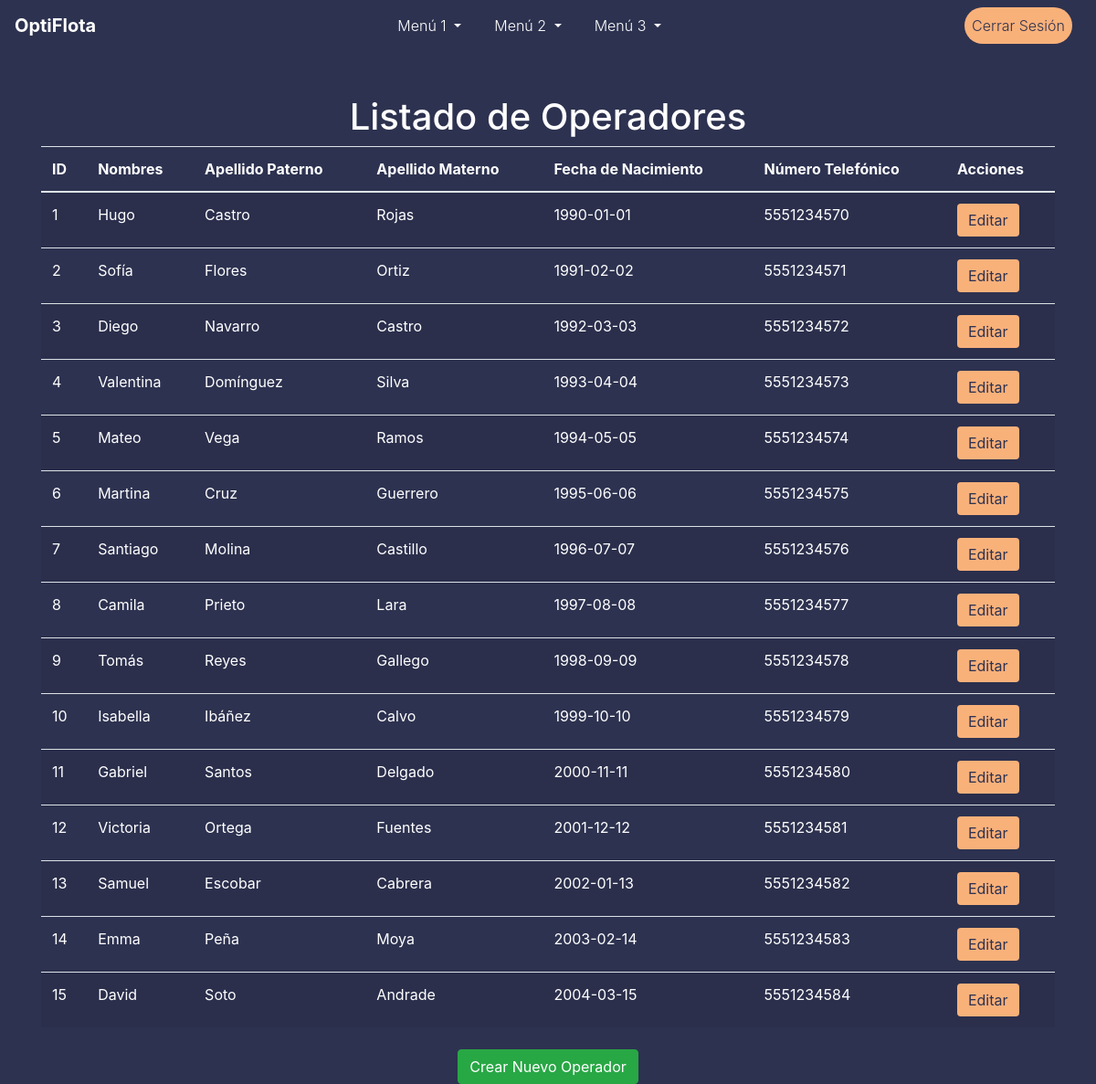
Before: /operators/list_operators (signed in) with the older database file.
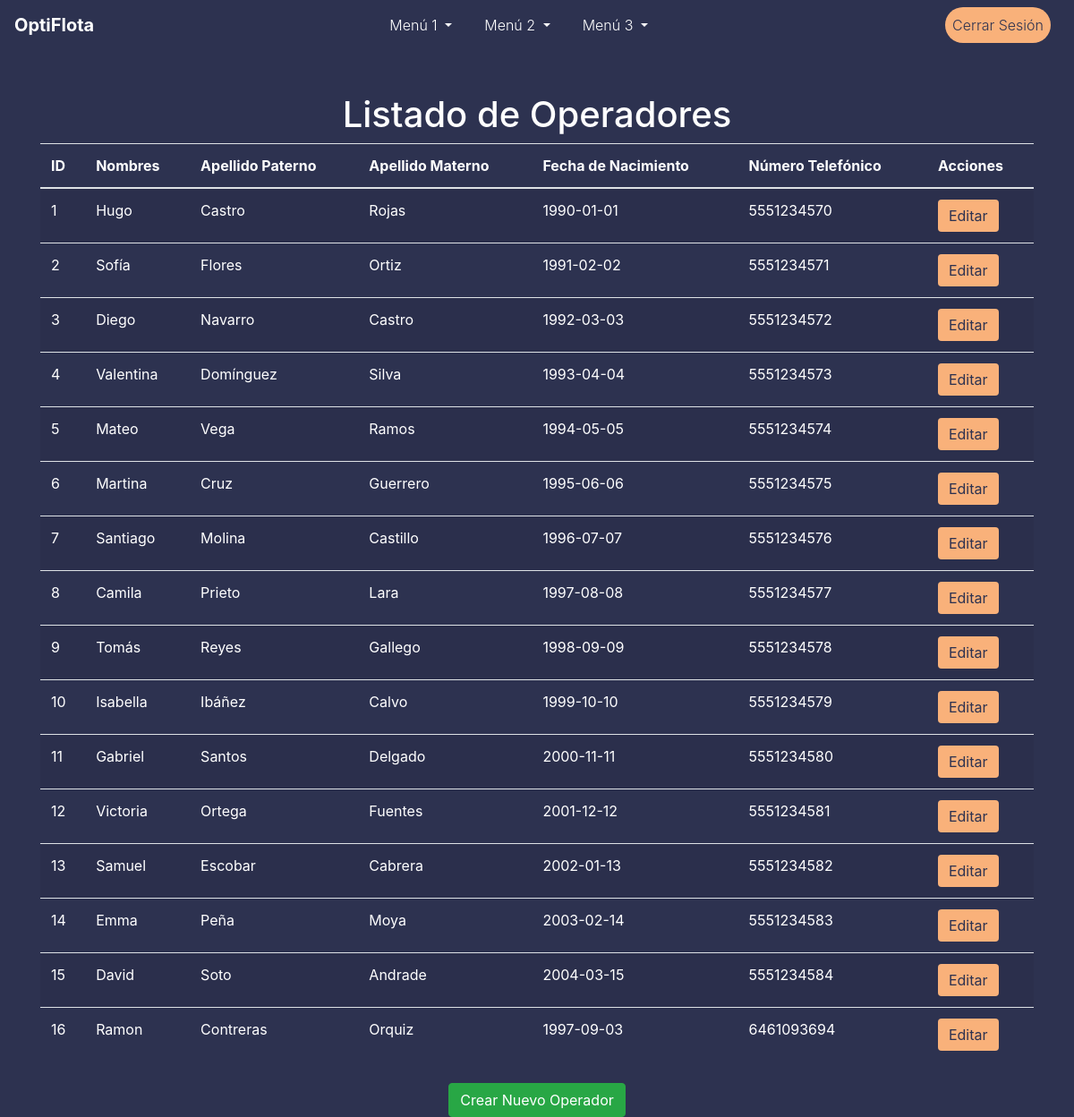
After: the same page with the newer database file.
### models.py (models this page shows)
class Operator(db.Model):
    id = db.Column(db.Integer, primary_key=True)
    nombres = db.Column(db.String(50), nullable=False)
    apellido_paterno = db.Column(db.String(50), nullable=False)
    apellido_materno = db.Column(db.String(50), nullable=False)
    fecha_nacimiento = db.Column(db.Date, nullable=False)
    numero_telefonico = db.Column(db.String(20), nullable=False)

### routes/operator_routes.py (the view)
@operator_routes_bp.route('/list_operators')
@login_required
def list_operators():
    operators = Operator.query.all()
    return render_template('list_operators.html', operators=operators)

### app.py (called while the page is built)
@login_manager.user_loader
def load_user(user_id):
    return User.query.get(int(user_id))

### templates/list_operators.html (shortened to what this page needs)
{% extends "topmenu_template.html" %}
{% block content %}
<div class="container mt-5">
    <h1 class="text-center">Listado de Operadores</h1>
    <table class="table table-striped text-white">
        <thead>
            <tr>
                <th>ID</th>
                <th>Nombres</th>
                <th>Apellido Paterno</th>
                <th>Apellido Materno</th>
                <th>Fecha de Nacimiento</th>
                <th>Número Telefónico</th>
                <th>Acciones</th>
            </tr>
        </thead>
        <tbody>
            {% for operator in operators %}
                <tr>
                    <td>{{ operator.id }}</td>
                    <td>{{ operator.nombres }}</td>
                    <td>{{ operator.apellido_paterno }}</td>
                    <td>{{ operator.apellido_materno }}</td>
                    <td>{{ operator.fecha_nacimiento }}</td>
                    <td>{{ operator.numero_telefonico }}</td>
                    <td>
                        <a href="{{ url_for('operator_routes_bp.edit_operator', operator_id=operator.id) }}" class="btn btn-primary">Editar</a>
                    </td>
                </tr>
            {% endfor %}
        </tbody>
    </table>
    <div class="text-center mt-4">
        <a href="{{ url_for('operator_routes_bp.create_operator') }}" class="btn btn-success">Crear Nuevo Operador</a>
    </div>
</div>
{% endblock %}

Changed rows visible on the page:
added Operator: id "16", nombres "Ramon", apellido_paterno "Contreras", apellido_materno "Orquiz", fecha_nacimiento "1997-09-03", numero_telefonico "6461093694"
